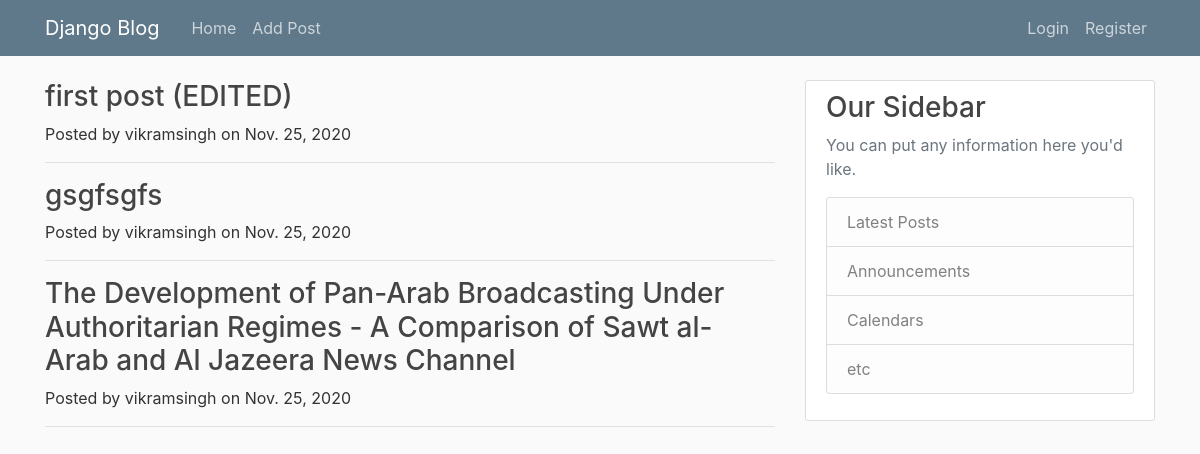
The page / on the database its author committed.
### BlogApp/models.py (models this page shows, shortened)
class Post(models.Model):
    title = models.CharField(max_length=150)
    author = models.ForeignKey(User, on_delete=models.CASCADE)
    body = models.TextField()
    date = models.DateField(auto_now_add=True)

### BlogApp/views.py (the view)
# urls.py: 2. Add a URL to urlpatterns:  path('', Home.as_view(), name='home')
class Home(ListView):
    model = Post
    template_name = 'home.html'
    ordering = ['-date']

### BlogApp/templates/home.html (shortened to what this page needs)
{% extends "base.html" %}
{% block content %}
{% for post in object_list %}
    <div class="post-preview">
        <a href="post.html">
            <h3 class="post-title">
                <a href= "{% url 'article-page' post.pk %}" class="h3">{{post.title}}</a>
            </h3>
        </a>
        <p class="post-meta">Posted by {{post.author}} on {{post.date}}</p>
    </div>
    <hr>
{% endfor %}
{% endblock content %}

### BlogApp/static/main.css (style rules this page uses)
body { background: #fafafa; color: #333333; margin-top: 5rem; }
h1, h2, h3, h4, h5, h6 { color: #444444; }

### rows shown on the page
Post: title "first post (EDITED)", author "vikramsingh", date "Nov. 25, 2020"
Post: title "gsgfsgfs", author "vikramsingh", date "Nov. 25, 2020"
Post: title "The Development of Pan-Arab Broadcasting Under Authoritarian Regimes - A Comparison of Sawt al-Arab and Al Jazeera News Channel", author "vikramsingh", date "Nov. 25, 2020"
